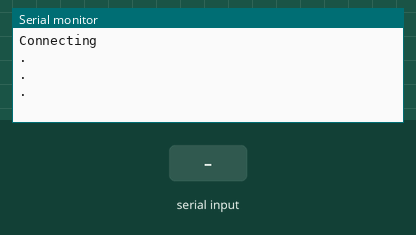
A sketch run on a simulated Arduino Uno, built with avr-gcc and run on an emulated ATmega328P. On the bench: the last lines printed to the serial monitor. The test bench sets the inputs (shaded band).

Above: at 6.8 s.
6.9 s: "1" received over the second serial link
At 10.3 s:
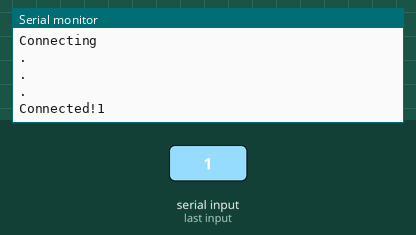
10.8 s: "0" received over the second serial link
At 16.0 s:
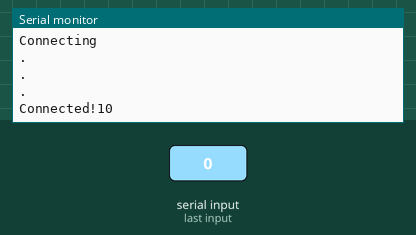

The sketch:

bt.ino.ino
```cpp
#include <SoftwareSerial.h>
SoftwareSerial bt(1, 0); // RX, TX

void setup() {

  Serial.begin(9600);
  bt.begin(9600);
  Serial.println("Connecting");
  while(!bt.available())
  {
    Serial.println(".");
    delay(3000);
  }
  Serial.println();
  Serial.print("Connected!");
}

void loop() {

  if (bt.available())
    Serial.write(bt.read());
    delay(3000);
  if (Serial.available())
    bt.write(Serial.read());
    delay(3000);

}
```

Measured:
- after the input at 6.9 s, the serial monitor: prints a new line after 2.1 s (image 1)
- after the input at 10.8 s, the serial monitor: prints a new line after 4.2 s (image 2)
